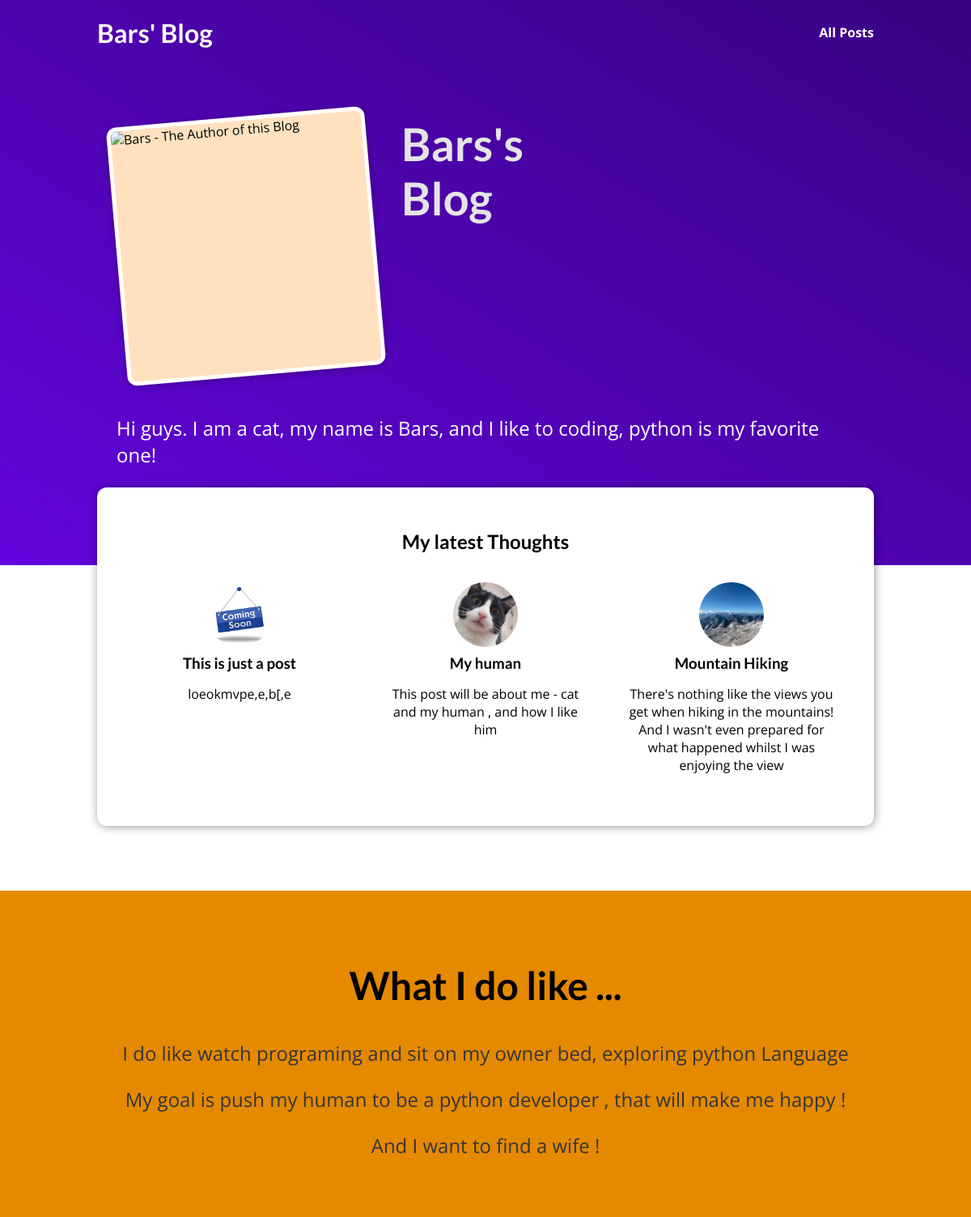
Before: / with the older database file.
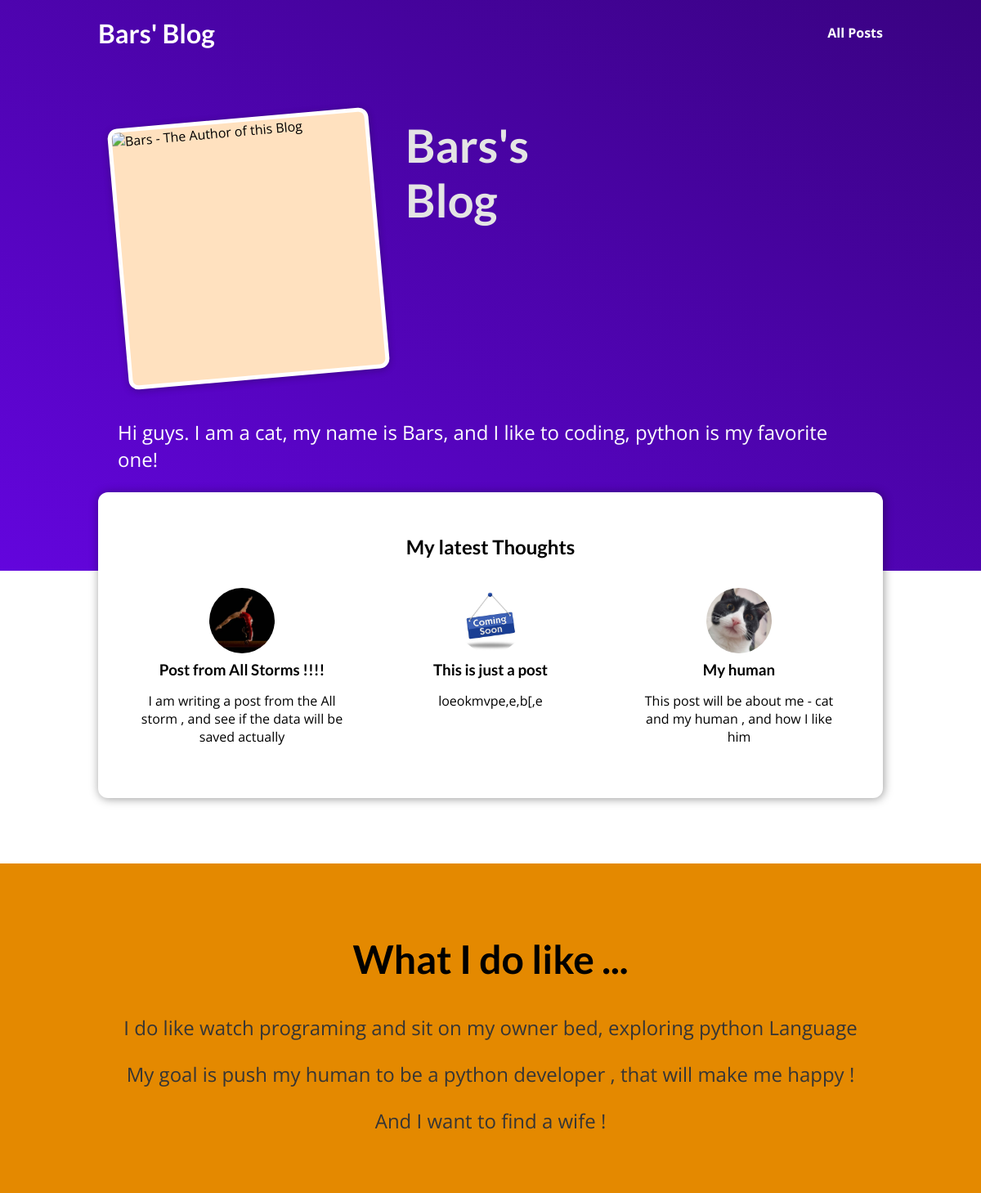
After: the same page with the newer database file.
### blog/models.py (models this page shows)
class Post(models.Model):
    title = models.CharField(max_length=100)
    excerpt = models.CharField(max_length=200)
    image_name = models.CharField(max_length=80)
    date = models.DateField(auto_now=True)
    slug = models.SlugField(unique=True, db_index=True)
    content = models.TextField(validators=[MinLengthValidator(10)])
    author = models.ForeignKey(Author, on_delete=models.SET_NULL, null=True, related_name='posts')
    tags = models.ManyToManyField(Tag)

### blog/views.py (the view)
# urls.py: path("", views.starting_page, name="starting-page"),
def starting_page(request):  # request will pass dynamically by django
    latest_post = Post.objects.all().order_by("-date")[:3]    # query in desc order lasts posts by date,not support [-3:]
    return render(request, "blog/starting_page.html", {
        "posts": latest_post     # using posts varibale to display 3 latest post
    })     # point to html file, to instruct django look for this html

### blog/templates/blog/starting_page.html (shortened to what this page needs)
{% extends "base.html" %}
{% load static %}
{% block css_files %}
    <link rel="stylesheet" href="{% static 'blog/post.css' %}">
    <link rel="stylesheet" href="{% static 'blog/starting_page.css' %}">
{% endblock %}
{% block content %}
    <section id="welcome">
    <header>
        <img src=" {% static 'blog/images/cat.jpg '%} " alt="Bars - The Author of this Blog ">
        <h2> Bars's Blog </h2>
    </header>
        <p> Hi guys. I am a cat, my name is Bars, and I like to coding, python is my favorite one! </p>
    </section>
    <section id="latest-posts">
    <h2> My latest Thoughts </h2>
        <ul>
            {% for post in posts %}
                 {% include "blog/includes/post.html" %}
            {% endfor %}
        </ul>
    </section>
    <section id="about">
        <h2> What I do like ... </h2>
        <p> I do like watch programing and sit on my owner bed, exploring python Language </p>
        <p> My goal is push my human to be a python developer , that will make me happy ! </p>
        <p> And I want to find a wife !</p>
    </section>
{% endblock %}

### blog/templates/blog/includes/post.html
{% load static %}
<li>
    <article class="post">
        <a href="{% url "post-detail-page" post.slug %}">
            <img src="{% static 'blog/images/'|add:post.image_name %}" alt={{ post.title }}/>
            <div class="post__content">
                <h3> {{ post.title }}</h3>
                <p> {{ post.excerpt }} </p>
            </div>
        </a>
    </article>
</li>

Changed rows visible on the page:
no longer on this page (row unchanged): Post: image_name (picture), title "Mountain Hiking", excerpt "There's nothing like the views you get when hiking in the mountains! And I wasn't even prepared for what happened whilst I was enjoying the view"
added Post: image_name (picture), title "Post from All Storms !!!!", excerpt "I am writing a post from the All storm , and see if the data will be saved actually"
